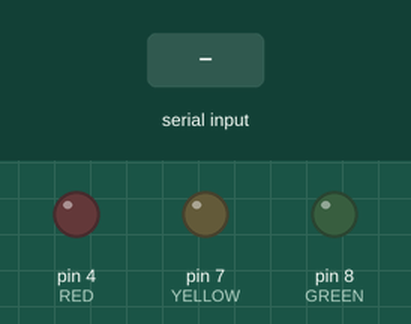
Recording of a sketch running on a simulated Arduino Uno, built with avr-gcc and run on an emulated ATmega328P. On the bench: output pins drawn as LEDs (lit = HIGH). The test bench sets the inputs (shaded band). What the sketch prints to the serial monitor is not drawn.

Above: at 1.2 s.
1.3 s: "a" received over Serial
At 2.7 s:
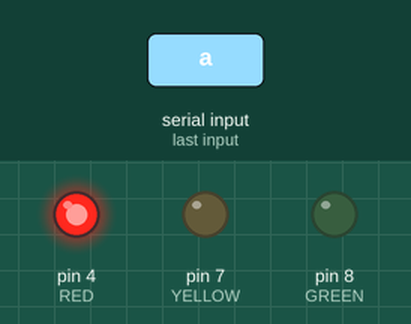
3.1 s: "b" received over Serial
At 4.1 s:
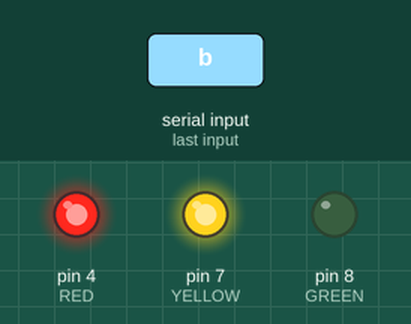
4.9 s: "c" received over Serial
At 5.5 s:
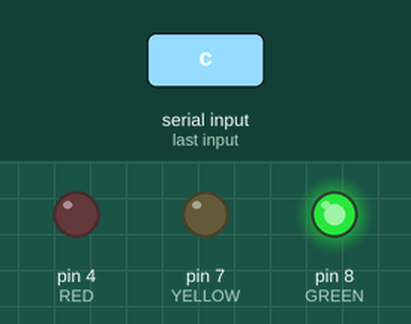
6.7 s: "d" received over Serial
At 8.0 s:
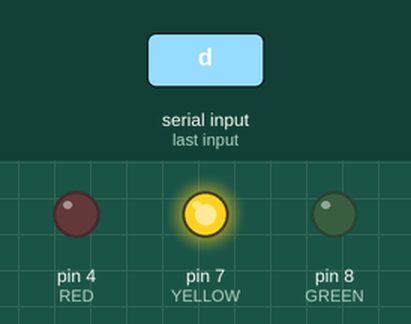
Timing chart, 0 to 9.5 s (numbered marks = the images above; inputs shaded):
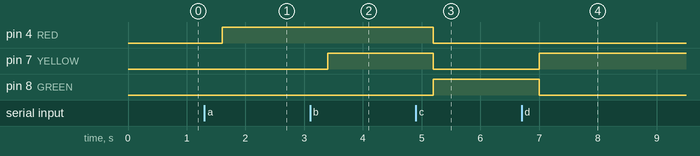

Measured:
- after the input at 1.3 s, pin 4 (RED): LOW → HIGH after 0.30 s
- after the input at 3.1 s, pin 7 (YELLOW): LOW → HIGH after 0.30 s
- after the input at 4.9 s, pin 4 (RED), pin 7 (YELLOW): HIGH → LOW after 0.30 s; pin 8 (GREEN): LOW → HIGH after 0.30 s
- after the input at 6.7 s, pin 7 (YELLOW): LOW → HIGH after 0.30 s; pin 8 (GREEN): HIGH → LOW after 0.30 s

The sketch:

Slave1.ino
```cpp
#define RED 4
#define YELLOW 7
#define GREEN 8

char data = 0;            //Variable for storing received data
char changeFlag = 'm';

void setup() {
  // put your setup code here, to run once:
  Serial.begin(9600);
  pinMode(RED, OUTPUT);
  pinMode(YELLOW, OUTPUT);
  pinMode(GREEN, OUTPUT);
}

void loop() {
  // put your main code here, to run repeatedly:
     if(Serial.available() > 0)      // Send data only when you receive data:
   {
      data = Serial.read();        //Read the incoming data & store into data
      switch(data) {
        case 'm':
          changeFlag = 'O';
          break;
        case 'a':
          changeFlag = 'R';
          break;
        case 'b':
          changeFlag = 'B';
          break;
        case 'c':
          changeFlag = 'G';
          break;
        case 'd':
          changeFlag = 'Y';
          break;
        default:
          //do nothing
          break;
       }
      delay(300);
         if(changeFlag=='R'){
       digitalWrite(GREEN, LOW);
      digitalWrite(YELLOW, LOW);
      digitalWrite(RED, HIGH);
      Serial.print("Slave 1 RED is high");
      // delay(10);
    }else if(changeFlag=='G'){
       digitalWrite(RED, LOW);
      digitalWrite(YELLOW, LOW);
      digitalWrite(GREEN, HIGH);
      Serial.print("Slave 1 GREEN is high");
      // delay(10);
    }else if(changeFlag=='Y'){
       digitalWrite(RED, LOW);
      digitalWrite(GREEN, LOW);
      digitalWrite(YELLOW, HIGH);
      Serial.print("Slave 1 YELLOW is high");
     //  delay(10);
    }else if(changeFlag=='B'){
       digitalWrite(RED, HIGH);
      digitalWrite(GREEN, LOW);
      digitalWrite(YELLOW, HIGH);
      Serial.print("Slave 1 RED & YELLOW are high");
     //  delay(10);
    }else{
      digitalWrite(RED, LOW);
     digitalWrite(GREEN, LOW);
     digitalWrite(YELLOW, LOW);
     Serial.print("Slave 1 if Off");
    }
  delay(100);

   }

}
```
